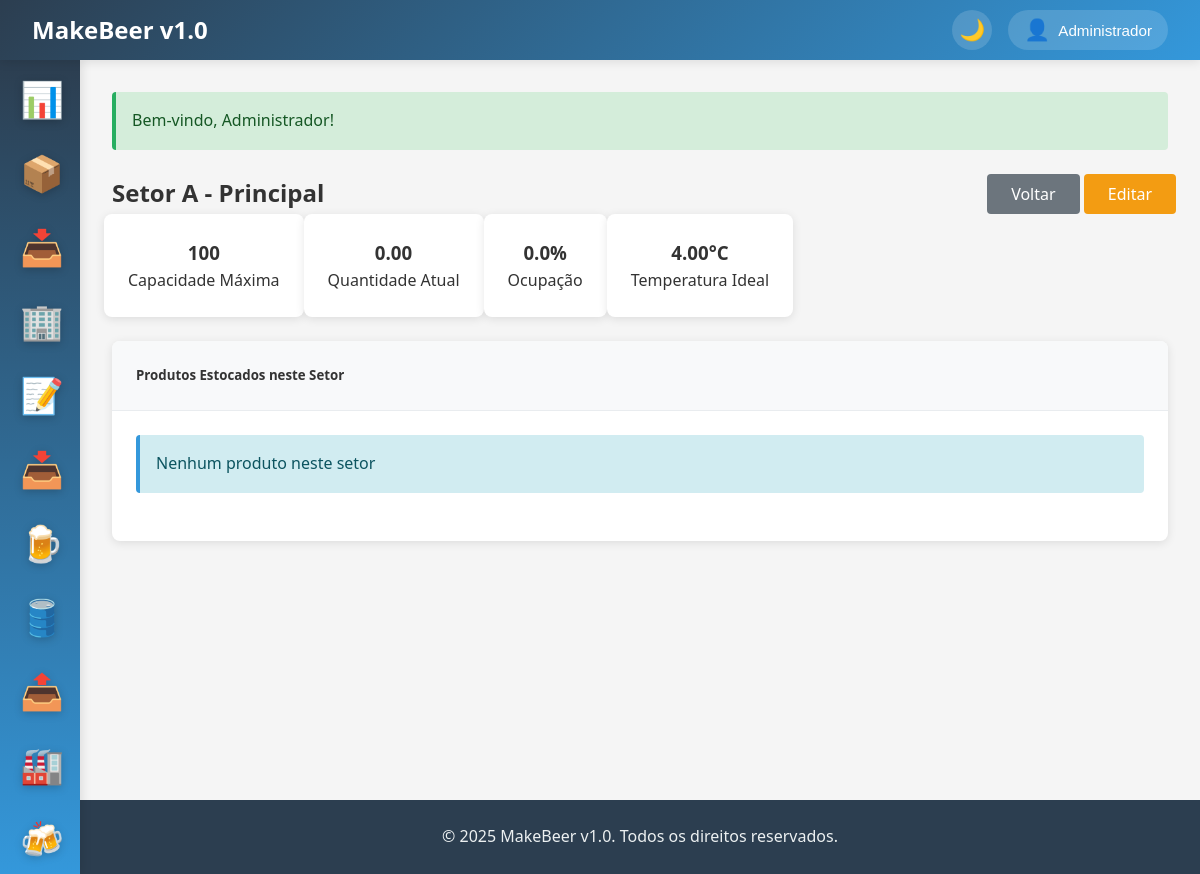
Screenshot of /camarafria/verSetor?id=1 (signed in) with the database file from the repository.
### tables this page shows
CREATE TABLE IF NOT EXISTS camarafria_setores (
    id INT AUTO_INCREMENT PRIMARY KEY,
    nome VARCHAR(100) NOT NULL,
    descricao TEXT,
    capacidade_maxima INT DEFAULT 0 COMMENT 'Capacidade máxima em unidades',
    temperatura_ideal DECIMAL(5,2) COMMENT 'Temperatura ideal em Celsius',
    ativo TINYINT(1) DEFAULT 1,
    created_at TIMESTAMP DEFAULT CURRENT_TIMESTAMP,
    updated_at TIMESTAMP DEFAULT CURRENT_TIMESTAMP ON UPDATE CURRENT_TIMESTAMP,
    INDEX idx_ativo (ativo),
    INDEX idx_nome (nome)
);

### app/controllers/BaseController.php (called while the page is built, shortened)
<?php
class BaseController {
    protected function view($view, $data = []) {
        extract($data);
        $viewPath = __DIR__ . '/../views/' . $view . '.php';
        require_once $viewPath;
    }
    protected function getGet($key, $default = '') {
        return trim($_GET[$key]);
    }
}
?>

### app/controllers/CamarafriaController.php (called while the page is built, shortened)
<?php
require_once 'BaseController.php';
class CamarafriaController extends BaseController {
    private $setorModel;
    public function __construct() {
        $this->setorModel = new CamaraFriaSetor();
    }
    public function verSetor() {
        $id = $this->getGet('id');
        $setor = $this->setorModel->getComEstatisticas($id);
        $produtos = $this->setorModel->getProdutosNoSetor($id);
        $this->view('camarafria/setores/view', [
            'setor' => $setor,
            'produtos' => $produtos
        ]);
    }
}
?>

### app/config/database.php (called while the page is built, shortened)
<?php
class Database {
    private static $instance = null;
    private $connection;
    private function __construct() {
        try {
            $dsn = "mysql:host=" . DB_HOST . ";dbname=" . DB_NAME . ";charset=" . DB_CHARSET;
            $options = [
                PDO::ATTR_ERRMODE => PDO::ERRMODE_EXCEPTION,
                PDO::ATTR_DEFAULT_FETCH_MODE => PDO::FETCH_ASSOC,
                PDO::ATTR_EMULATE_PREPARES => false,
            ];
            $this->connection = new PDO($dsn, DB_USER, DB_PASS, $options);
        } catch (PDOException $e) {
            die("Erro na conexão com o banco de dados: " . $e->getMessage());
        }
    }
    public static function getInstance() {
        if (self::$instance === null) {
            self::$instance = new self();
        }
        return self::$instance;
    }
    public function query($sql, $params = []) {
        try {
            $stmt = $this->connection->prepare($sql);
            $stmt->execute($params);
            return $stmt;
        } catch (PDOException $e) {
            error_log("Erro na query: " . $e->getMessage());
            throw $e;
        }
    }
    public function fetchOne($sql, $params = []) {
        $stmt = $this->query($sql, $params);
        return $stmt->fetch();
    }
}
?>

### app/models/BaseModel.php (called while the page is built, shortened)
<?php
abstract class BaseModel {
    public function __construct() {
        $this->db = Database::getInstance();
    }
}
?>

### app/models/CamaraFriaSetor.php (called while the page is built, shortened)
<?php
require_once 'BaseModel.php';
class CamaraFriaSetor extends BaseModel {
    protected $table = 'camarafria_setores';
    public function getComEstatisticas($id) {
        $sql = "SELECT
                s.*,
                COUNT(DISTINCT el.id) as total_localizacoes,
                COALESCE(SUM(el.quantidade), 0) as quantidade_total,
                COUNT(DISTINCT el.produto_id) as produtos_diferentes,
                ROUND((COALESCE(SUM(el.quantidade), 0) / NULLIF(s.capacidade_maxima, 0) * 100), 2) as percentual_ocupacao
                FROM {$this->table} s
                LEFT JOIN estoque_localizacao el ON s.id = el.setor_id
                WHERE s.id = ?
                GROUP BY s.id";
        return $this->db->fetchOne($sql, [$id]);
    }
}
?>

### app/views/camarafria/setores/view.php (the view, shortened to what this page needs)
<?php
include 'app/views/layouts/header.php';
?>
        <div class="row mb-3">
            <div class="col">
                <h2><?= htmlspecialchars($setor['nome']) ?></h2>
            </div>
            <div class="col-auto">
                <a href="/camarafria/setores" class="btn btn-secondary">
                    <i class="fas fa-arrow-left"></i> Voltar
                </a>
                <a href="/camarafria/editarSetor?id=<?= $setor['id'] ?>" class="btn btn-warning">
                    <i class="fas fa-edit"></i> Editar
                </a>
            </div>
        </div>
        <div class="row mb-4">
            <div class="col-md-3">
                <div class="card">
                    <div class="card-body text-center">
                        <h3><?= $setor['capacidade_maxima'] ?></h3>
                        <p class="mb-0 text-muted">Capacidade Máxima</p>
                    </div>
                </div>
            </div>
            <div class="col-md-3">
                <div class="card">
                    <div class="card-body text-center">
                        <h3><?= $setor['quantidade_total'] ?></h3>
                        <p class="mb-0 text-muted">Quantidade Atual</p>
                    </div>
                </div>
            </div>
            <div class="col-md-3">
                <div class="card">
                    <div class="card-body text-center">
                        <h3><?= number_format($setor['percentual_ocupacao'], 1) ?>%</h3>
                        <p class="mb-0 text-muted">Ocupação</p>
                    </div>
                </div>
            </div>
            <div class="col-md-3">
                <div class="card">
                    <div class="card-body text-center">
                        <h3><?= $setor['temperatura_ideal'] ?? '--' ?>°C</h3>
                        <p class="mb-0 text-muted">Temperatura Ideal</p>
                    </div>
                </div>
            </div>
        </div>
        <div class="card">
            <div class="card-header">
                <h5 class="mb-0">Produtos Estocados neste Setor</h5>
            </div>
            <div class="card-body">
                <?php if (empty($produtos)): ?>
                    <div class="alert alert-info">Nenhum produto neste setor</div>
                <?php endif; ?>
            </div>
        </div>
    </div>
<?php include 'app/views/layouts/footer.php'; ?>

### public/css/style.css (style rules this page uses)
* { margin: 0; padding: 0; box-sizing: border-box; }
body { font-family: 'Segoe UI', Tahoma, Geneva, Verdana, sans-serif; background-color: #f5f5f5; color: #333; line-height: 1.6; overflow-x: hidden; }
.card { background: white; border-radius: 8px; box-shadow: 0 2px 10px rgba(0, 0, 0, 0.1); margin-bottom: 1.5rem; overflow: hidden; }
.card-header { padding: 1.5rem; background: #f8f9fa; border-bottom: 1px solid #e9ecef; }
.card-body { padding: 1.5rem; }
.btn { display: inline-block; padding: 0.75rem 1.5rem; border: none; border-radius: 4px; font-size: 1rem; font-weight: 500; text-decoration: none; text-align: center; cursor: pointer; transition: all 0.3s ease; line-height: 1; }
.btn-secondary { background: #6c757d; color: white; }
.btn-warning { background: #f39c12; color: white; }
.alert { padding: 1rem; margin-bottom: 1.5rem; border-radius: 4px; border-left: 4px solid; }
.alert-info { background: #d1ecf1; border-color: #3498db; color: #0c5460; }
.text-center { text-align: center; }
.mb-3 { margin-bottom: 1.5rem; }
.mb-4 { margin-bottom: 2rem; }
.row { display: flex; flex-wrap: wrap; margin: 0 -0.5rem; }
.col { flex: 1; padding: 0 0.5rem; }

### rows the page displays
camarafria_setores: nome "Setor A - Principal", capacidade_maxima "100", temperatura_ideal "4.00"

### other values shown
APP_NAME "MakeBeer v1.0"
$user['nome'] "Administrador"
$message "Bem-vindo, Administrador!"
$setor['quantidade_total'] "0.00"
$setor['percentual_ocupacao'] "0.0"
